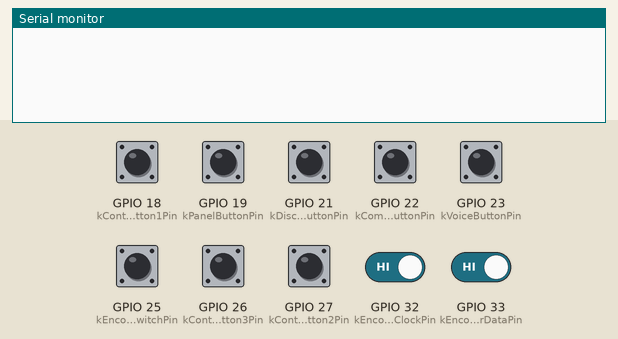
Recording of a program running on a simulated ESP32. Parts: the last lines printed to the serial monitor. The inputs (shaded band) are chosen by the test bench; at power-on: GPIO 18 (kContextButton1Pin), GPIO 19 (kPanelButtonPin), GPIO 21 (kDiscardButtonPin), GPIO 22 (kCommitButtonPin), GPIO 23 (kVoiceButtonPin), GPIO 25 (kEncoderSwitchPin), GPIO 26 (kContextButton3Pin), GPIO 27 (kContextButton2Pin), GPIO 32 (kEncoderClockPin), GPIO 33 (kEncoderDataPin) HIGH. Random numbers use the default seed unless the program sets one.

Above: at 1.4 s.
1.5 s: GPIO 18 (kContextButton1Pin) pulled LOW for 0.15 s
At 2.8 s:
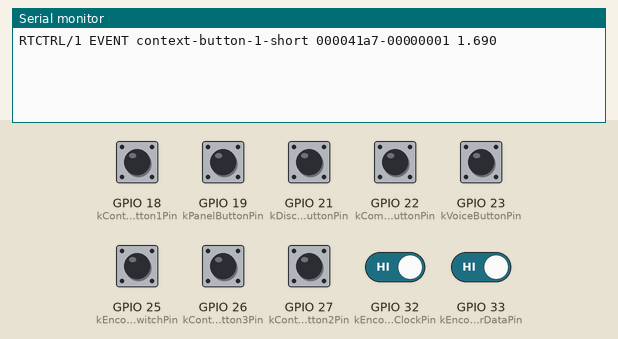
3.1 s: GPIO 19 (kPanelButtonPin) pulled LOW for 0.15 s
At 4.2 s:
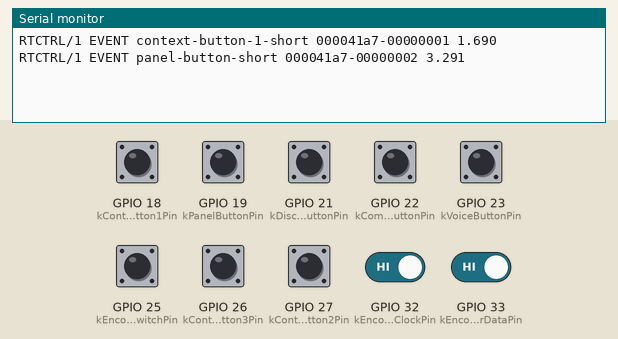
4.7 s: GPIO 21 (kDiscardButtonPin) pulled LOW for 0.15 s
At 5.9 s:
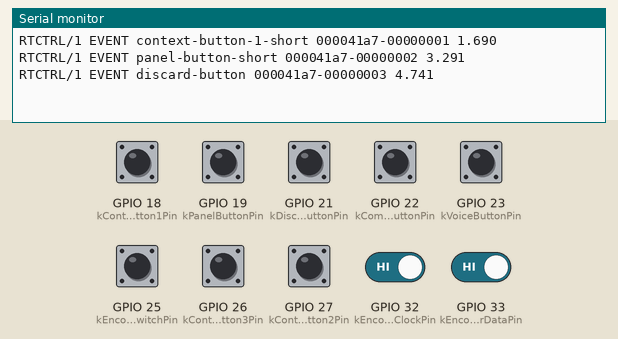
6.3 s: GPIO 22 (kCommitButtonPin) pulled LOW for 0.15 s
At 7.1 s:
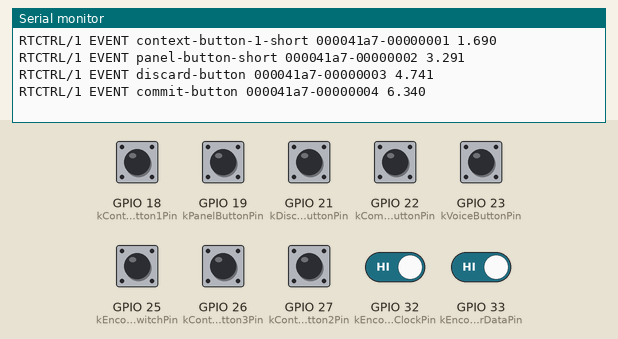
7.9 s: GPIO 23 (kVoiceButtonPin) pulled LOW for 0.15 s
At 8.3 s:
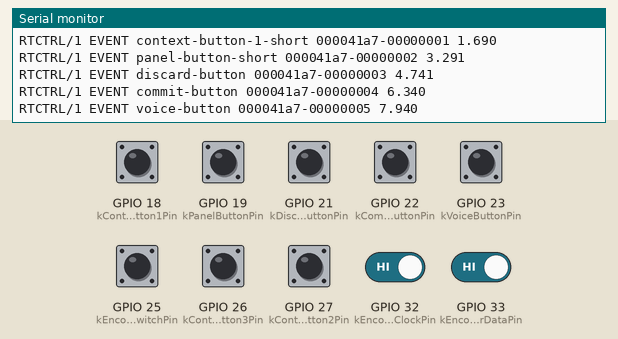
9.5 s: GPIO 26 (kContextButton3Pin) pulled LOW for 1 s
At 11.5 s:
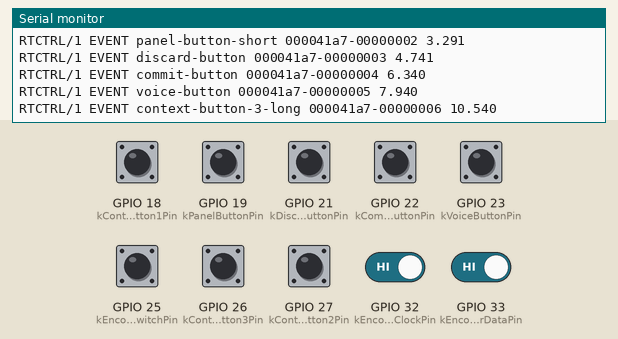

The program:

main.cpp
```cpp
#include <Arduino.h>
#include <esp_system.h>
#ifdef RTCTRL_RECOVERY_V2
#include <esp_timer.h>
#include <esp_task_wdt.h>
#include <esp_idf_version.h>
#include "recovery_session.h"
#endif

#include <array>
#include <cstdint>

namespace {

constexpr unsigned long kSerialBaudRate = 115200;
constexpr unsigned long kButtonDebounceMilliseconds = 40;
constexpr unsigned long kLongPressMilliseconds = 800;

// Rotary encoder.
constexpr uint8_t kEncoderClockPin = 32;
constexpr uint8_t kEncoderDataPin = 33;
constexpr uint8_t kEncoderSwitchPin = 25;

// Dedicated buttons.
constexpr uint8_t kVoiceButtonPin = 23;
constexpr uint8_t kCommitButtonPin = 22;
constexpr uint8_t kDiscardButtonPin = 21;

// Contextual buttons.
constexpr uint8_t kPanelButtonPin = 19;
constexpr uint8_t kContextButton1Pin = 18;
constexpr uint8_t kContextButton2Pin = 27;
constexpr uint8_t kContextButton3Pin = 26;

// Most mechanical encoders produce four valid quadrature transitions
// for one physical detent.
constexpr int8_t kEncoderTransitionsPerDetent = 4;

enum class ButtonBehavior : uint8_t {
    ImmediatePress,
    ShortLongOnRelease,
};

struct ButtonState {
    uint8_t pin;
    ButtonBehavior behavior;
    const char* short_event_id;
    const char* long_event_id;
    bool stable_pressed;
    bool last_raw_pressed;
    unsigned long last_change_milliseconds;
    unsigned long pressed_at_milliseconds;
};

std::array<ButtonState, 8> buttons{{
    {
        kVoiceButtonPin,
        ButtonBehavior::ImmediatePress,
        "voice-button",
        nullptr,
        false,
        false,
        0,
        0,
    },
    {
        kCommitButtonPin,
        ButtonBehavior::ImmediatePress,
        "commit-button",
        nullptr,
        false,
        false,
        0,
        0,
    },
    {
        kDiscardButtonPin,
        ButtonBehavior::ImmediatePress,
        "discard-button",
        nullptr,
        false,
        false,
        0,
        0,
    },
    {
        kPanelButtonPin,
        ButtonBehavior::ShortLongOnRelease,
        "panel-button-short",
        "panel-button-long",
        false,
        false,
        0,
        0,
    },
    {
        kContextButton1Pin,
        ButtonBehavior::ShortLongOnRelease,
        "context-button-1-short",
        "context-button-1-long",
        false,
        false,
        0,
        0,
    },
    {
        kContextButton2Pin,
        ButtonBehavior::ShortLongOnRelease,
        "context-button-2-short",
        "context-button-2-long",
        false,
        false,
        0,
        0,
    },
    {
        kContextButton3Pin,
        ButtonBehavior::ShortLongOnRelease,
        "context-button-3-short",
        "context-button-3-long",
        false,
        false,
        0,
        0,
    },
    {
        kEncoderSwitchPin,
        ButtonBehavior::ShortLongOnRelease,
        "encoder-switch-short",
        "encoder-switch-long",
        false,
        false,
        0,
        0,
    },
}};

#ifdef RTCTRL_RECOVERY_V2
std::array<bool, 8> suppress_buttons{};
RecoverySession* recovery_session = nullptr;
bool recovery_watchdog_ready = false;
void initialize_buttons();
uint8_t read_encoder_state();
uint64_t recovery_now() { return static_cast<uint64_t>(esp_timer_get_time()) / 1000; }
void recovery_send(const char* line) {
    const size_t length = std::strlen(line);
    if (Serial.availableForWrite() >= static_cast<int>(length)) Serial.write(reinterpret_cast<const uint8_t*>(line), length);
}
#endif
#ifndef RTCTRL_RECOVERY_V2
uint32_t boot_session_id = 0;
uint32_t event_sequence = 0;
#endif

uint8_t previous_encoder_state = 0;
int8_t encoder_transition_accumulator = 0;

void emit_input_event(const char* input_id) {
#ifdef RTCTRL_RECOVERY_V2
    if (!recovery_watchdog_ready || recovery_session == nullptr) return;
    char message[256];
    if (recovery_session->event(input_id, recovery_now(), message, sizeof(message))) recovery_send(message);
    return;
#else
    ++event_sequence;

    char event_id[32];
    snprintf(
        event_id,
        sizeof(event_id),
        "%08lx-%08lx",
        static_cast<unsigned long>(boot_session_id),
        static_cast<unsigned long>(event_sequence)
    );

    const double monotonic_seconds =
        static_cast<double>(millis()) / 1000.0;

    Serial.print("RTCTRL/1 EVENT ");
    Serial.print(input_id);
    Serial.print(' ');
    Serial.print(event_id);
    Serial.print(' ');
    Serial.println(monotonic_seconds, 3);
#endif
}

uint8_t read_encoder_state() {
    const uint8_t clock_state =
        digitalRead(kEncoderClockPin) == HIGH ? 1U : 0U;
    const uint8_t data_state =
        digitalRead(kEncoderDataPin) == HIGH ? 1U : 0U;

    return static_cast<uint8_t>((clock_state << 1U) | data_state);
}

void handle_button_pressed(
    ButtonState& button,
    unsigned long now
) {
    button.pressed_at_milliseconds = now;

    if (button.behavior == ButtonBehavior::ImmediatePress) {
        emit_input_event(button.short_event_id);
    }
}

void handle_button_released(
    const ButtonState& button,
    unsigned long now
) {
    if (button.behavior != ButtonBehavior::ShortLongOnRelease) {
        return;
    }

    const unsigned long held_milliseconds =
        now - button.pressed_at_milliseconds;

    if (
        held_milliseconds >= kLongPressMilliseconds
        && button.long_event_id != nullptr
    ) {
        emit_input_event(button.long_event_id);
        return;
    }

    emit_input_event(button.short_event_id);
}

void poll_buttons(unsigned long now) {
    for (ButtonState& button : buttons) {
        const bool raw_pressed = digitalRead(button.pin) == LOW;

        if (raw_pressed != button.last_raw_pressed) {
            button.last_raw_pressed = raw_pressed;
            button.last_change_milliseconds = now;
        }

        const bool debounce_complete =
            now - button.last_change_milliseconds
            >= kButtonDebounceMilliseconds;

#ifdef RTCTRL_RECOVERY_V2
        const size_t index = static_cast<size_t>(&button - buttons.data());
        if (suppress_buttons[index]) {
            button.stable_pressed = raw_pressed;
            if (debounce_complete && !raw_pressed) suppress_buttons[index] = false;
            continue;
        }
#endif
        if (
            !debounce_complete
            || button.stable_pressed == raw_pressed
        ) {
            continue;
        }

        button.stable_pressed = raw_pressed;

        if (button.stable_pressed) {
            handle_button_pressed(button, now);
        } else {
            handle_button_released(button, now);
        }
    }
}

void poll_encoder() {
    // Valid quadrature transitions contribute +1 or -1. Invalid
    // transitions, including most contact bounce, contribute zero.
    static constexpr std::array<int8_t, 16> transition_table{{
         0, -1,  1,  0,
         1,  0,  0, -1,
        -1,  0,  0,  1,
         0,  1, -1,  0,
    }};

    const uint8_t current_state = read_encoder_state();

    if (current_state == previous_encoder_state) {
        return;
    }

    const uint8_t transition_index = static_cast<uint8_t>(
        (previous_encoder_state << 2U) | current_state
    );

    encoder_transition_accumulator = static_cast<int8_t>(
        encoder_transition_accumulator
        + transition_table[transition_index]
    );

    previous_encoder_state = current_state;

    if (
        encoder_transition_accumulator
        >= kEncoderTransitionsPerDetent
    ) {
        encoder_transition_accumulator = 0;
        emit_input_event("encoder-clockwise");
    } else if (
        encoder_transition_accumulator
        <= -kEncoderTransitionsPerDetent
    ) {
        encoder_transition_accumulator = 0;
        emit_input_event("encoder-counterclockwise");
    }
}

void initialize_buttons() {
    const unsigned long now = millis();

    for (ButtonState& button : buttons) {
        pinMode(button.pin, INPUT_PULLUP);

        const bool pressed = digitalRead(button.pin) == LOW;
        button.stable_pressed = pressed;
        button.last_raw_pressed = pressed;
        button.last_change_milliseconds = now;
        button.pressed_at_milliseconds = now;
#ifdef RTCTRL_RECOVERY_V2
        suppress_buttons[static_cast<size_t>(&button - buttons.data())] = pressed;
#endif
    }
}

#ifdef RTCTRL_RECOVERY_V2
void poll_recovery() {
    static char line[128];
    static size_t used = 0;
    static bool discard = false;
    for (unsigned consumed = 0; consumed < 128 && Serial.available() > 0; ++consumed) {
        const char byte = static_cast<char>(Serial.read());
        if (discard) { if (byte == '\n') discard = false; continue; }
        if (byte == '\n') {
            if (used && line[used - 1] == '\r') --used;
            line[used] = 0;
            char response[256];
            if (recovery_session->command(line, recovery_now(), response, sizeof(response))) {
                initialize_buttons();
                previous_encoder_state = read_encoder_state();
                encoder_transition_accumulator = 0;
            }
            recovery_send(response);
            used = 0;
        } else if (byte == 0 || static_cast<unsigned char>(byte) > 127) { used = 0; discard = true; }
        else if (used < sizeof(line) - 1) line[used++] = byte;
        else { used = 0; discard = true; }
    }
    recovery_session->active(recovery_now());
}
#endif
}  // namespace

void setup() {
#ifdef RTCTRL_RECOVERY_V2
    Serial.setTxBufferSize(512);
#endif
    Serial.begin(kSerialBaudRate);

    pinMode(kEncoderClockPin, INPUT_PULLUP);
    pinMode(kEncoderDataPin, INPUT_PULLUP);

#ifndef RTCTRL_RECOVERY_V2
    boot_session_id = esp_random();
#endif

    // Allow the serial connection and input pull-ups to settle before
    // capturing initial states.
    delay(250);

    previous_encoder_state = read_encoder_state();
    initialize_buttons();
#ifdef RTCTRL_RECOVERY_V2
    char boot[17];
    std::snprintf(boot, sizeof(boot), "%08lx%08lx", static_cast<unsigned long>(esp_random()), static_cast<unsigned long>(esp_random()));
    static RecoverySession session(boot);
    recovery_session = &session;
#if ESP_IDF_VERSION_MAJOR >= 5
    const esp_task_wdt_config_t config = {2000, 0, true};
    const esp_err_t initialized = esp_task_wdt_init(&config);
#else
    const esp_err_t initialized = esp_task_wdt_init(2, true);
#endif
    recovery_watchdog_ready = initialized == ESP_OK && esp_task_wdt_add(nullptr) == ESP_OK;
#endif
}

void loop() {
    const unsigned long now = millis();
#ifdef RTCTRL_RECOVERY_V2
    if (!recovery_watchdog_ready) { delay(1); return; }
    esp_task_wdt_reset();
    poll_recovery();
#endif
    poll_buttons(now);
    poll_encoder();

    delay(1);
}
```

Measured:
- after the input at 1.5 s, the serial monitor: prints a new line after 0.19 s (image 1)
- after the input at 3.1 s, the serial monitor: prints a new line after 0.19 s (image 2)
- after the input at 4.7 s, the serial monitor: prints a new line at once (image 3)
- after the input at 6.3 s, the serial monitor: prints a new line at once (image 4)
- after the input at 7.9 s, the serial monitor: prints a new line at once (image 5)
- after the input at 9.5 s, the serial monitor: prints a new line after 1.0 s (image 6)
